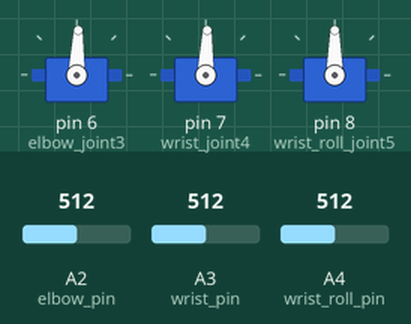
Simulated run of this sketch. Board: Arduino Uno, built with avr-gcc and run on an emulated ATmega328P. Shown: 3 × servo. The inputs (shaded band) are chosen by the test bench; at power-on: A2 (elbow_pin) = 512, A3 (wrist_pin) = 512, A4 (wrist_roll_pin) = 512. What the sketch prints to the serial monitor is not drawn.

Above: at 1.2 s.
1.3 s: A2 (elbow_pin) set to 531
4.3 s: A2 (elbow_pin) set to 551
Timing chart, 0 to 7.3 s (numbered marks = the images above; inputs shaded):
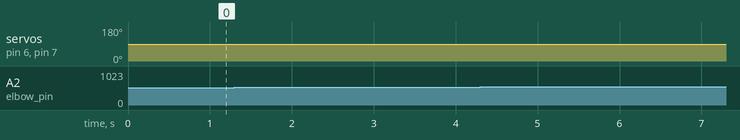

The sketch:

servo_pot_feed.ino
```cpp
#include <SoftwareSerial.h>
#include <math.h>

#include <AccelStepper.h>
#include <VarSpeedServo.h>

VarSpeedServo elbow_joint3, wrist_joint4, wrist_roll_joint5;

const float elbow_pin      = A2,
            wrist_pin      = A3,
            wrist_roll_pin = A4;// Analog input pin that the potentiometer is attached to

int16_t elbow_val_raw = 0,
        wrist_val_raw = 0,
        wrist_roll_val_raw = 0;        // value read from the pot


int8_t  elbow_cmd  = 0,
        wrist_cmd  = 0,        // value output to the PWM (analog out)
        wrist_roll_cmd = 0;


void read_analog(void);
void max_min(int val_raw, int low, int high);

void setup()
{
    Serial.begin(9600);

    elbow_joint3.attach(6);
    wrist_joint4.attach(7);
    wrist_roll_joint5.attach(8);

//    elbow_joint3.detach();
//    wrist_joint4.detach();
//    wrist_roll_joint5.detach();

  elbow_cmd      = 0;
  wrist_cmd      = 0;
  wrist_roll_cmd = 0;
}

void loop()
{
  read_analog();

  uint8_t joint_adc_min[5] = {0, 0, 36, 32, 34};
  uint8_t joint_adc_max[5] = {0, 0, 129, 127, 133};

  uint8_t elbow =      map(elbow_cmd,       90, -90, 36, 140);          //min 35(servo write cmd)~ -90 degree ; max 140~ 90 degree/////////////MID ~ 88
  uint8_t wrist =      map(wrist_cmd,      -90, 90, 34, 143);          //min 34~ -90 degree ; max 143~ 90 degree
  uint8_t wrist_roll = map(wrist_roll_cmd, -90, 90, 35, 145);          //min 35~ -90 degree ; max 135~ 90 degree

//  max_min(waist_val_raw,      joint_adc_min[0], joint_adc_max[0]);          //raw_val from ADC, minimum val_adc, maximum val_adc
//  max_min(shoulder_val_raw,      joint_adc_min[1], joint_adc_max[1]);
  max_min(elbow_val_raw,      joint_adc_min[2], joint_adc_max[2]);
  max_min(wrist_val_raw,      joint_adc_min[3], joint_adc_max[3]);
  max_min(wrist_roll_val_raw, joint_adc_min[4], joint_adc_max[4]);

  int8_t  elbow_degree =      map(elbow_val_raw,      joint_adc_min[2], joint_adc_max[2],  90, -90);
  int8_t  wrist_degree =      map(wrist_val_raw,      joint_adc_min[3], joint_adc_max[3], -90, 90);
  int8_t  wrist_roll_degree = map(wrist_roll_val_raw, joint_adc_min[4], joint_adc_max[4], -90, 90);


  elbow_joint3.slowmove(elbow, 15);
  wrist_joint4.slowmove(wrist, 15);
  wrist_roll_joint5.slowmove(wrist_roll, 15);


  //  Serial.print("       Raw_val_prot = ");       //debug for Testing
  //  Serial.print(wrist_val_raw);

  Serial.print("       elbow = ");
  Serial.print(elbow_degree);

  Serial.print("       wrist  = ");
  Serial.print(wrist_degree);

  Serial.print("       wrist_roll = ");
  Serial.println(elbow_degree);

  delay(100);

}

void max_min(int val_raw, int low, int high)
{
  if ( val_raw <= low) {
    val_raw = low;
  }
  else if (val_raw >= high){
    val_raw = high;
  }
}

void read_analog(void)
{

  elbow_val_raw = analogRead(elbow_pin) / (685 / 155);
  wrist_val_raw = analogRead(wrist_pin) / (685 / 155);  //685 max
  wrist_roll_val_raw = analogRead(wrist_roll_pin) / (685 / 155);
}
```

Measured:
- after the input at 1.3 s, every drawn part: stays the same
- after the input at 4.3 s, every drawn part: stays the same
